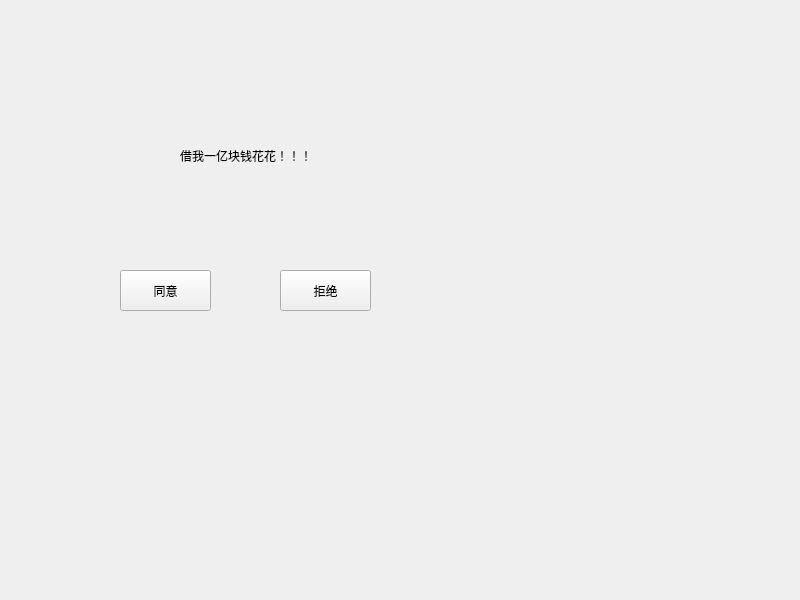
<?xml version="1.0" encoding="UTF-8"?>
<ui version="4.0">
 <class>Widget</class>
 <widget class="QWidget" name="Widget">
  <property name="geometry">
   <rect>
    <x>0</x>
    <y>0</y>
    <width>800</width>
    <height>600</height>
   </rect>
  </property>
  <property name="windowTitle">
   <string>Widget</string>
  </property>
  <widget class="QLabel" name="label">
   <property name="geometry">
    <rect>
     <x>180</x>
     <y>110</y>
     <width>141</width>
     <height>91</height>
    </rect>
   </property>
   <property name="text">
    <string>借我一亿块钱花花！！！</string>
   </property>
  </widget>
  <widget class="QPushButton" name="pushButtonAccept">
   <property name="geometry">
    <rect>
     <x>120</x>
     <y>270</y>
     <width>91</width>
     <height>41</height>
    </rect>
   </property>
   <property name="text">
    <string>同意</string>
   </property>
  </widget>
  <widget class="QPushButton" name="pushButtonReject">
   <property name="geometry">
    <rect>
     <x>280</x>
     <y>270</y>
     <width>91</width>
     <height>41</height>
    </rect>
   </property>
   <property name="text">
    <string>拒绝</string>
   </property>
  </widget>
 </widget>
 <resources/>
 <connections/>
</ui>
